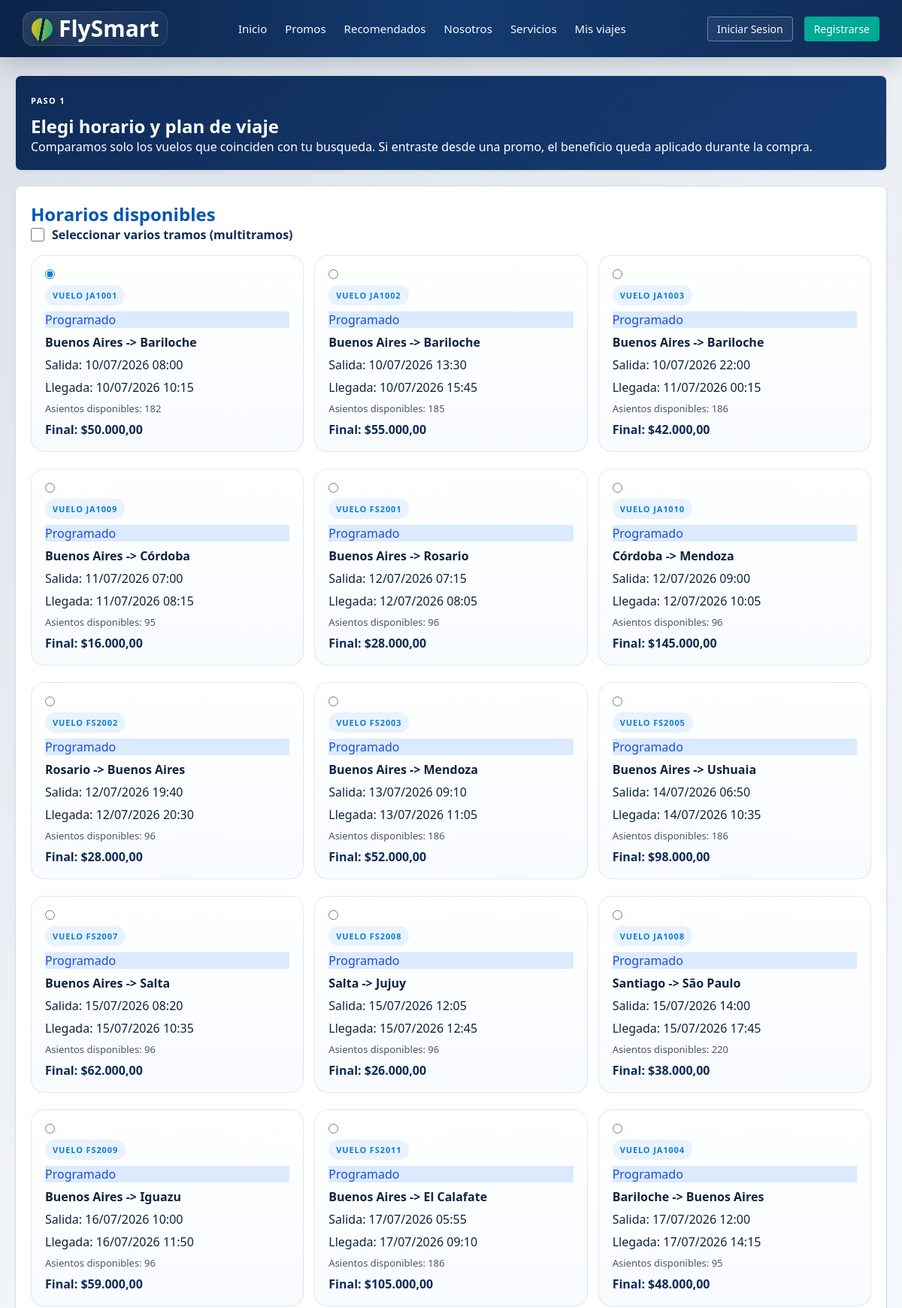
The app's page /consultas/proceso_compra/vuelos.php (upper part) with its own data.
### tables this page shows
CREATE TABLE `vuelos` (
  `id_vuelo` int(11) NOT NULL AUTO_INCREMENT,
  `numero_vuelo` varchar(20) NOT NULL,
  `id_avion` int(11) NOT NULL,
  `origen_iata` varchar(3) NOT NULL,
  `destino_iata` varchar(3) NOT NULL,
  `fecha_salida` datetime NOT NULL,
  `fecha_llegada` datetime NOT NULL,
  `precio_base_vuelo` decimal(10,2) NOT NULL,
  `estado_vuelo` varchar(20) NOT NULL,
  PRIMARY KEY (`id_vuelo`),
  KEY `id_avion` (`id_avion`),
  KEY `origen_iata` (`origen_iata`),
  KEY `destino_iata` (`destino_iata`),
  CONSTRAINT `fk_vuelos_avion` FOREIGN KEY (`id_avion`) REFERENCES `aviones` (`id_avion`),
  CONSTRAINT `fk_vuelos_destino` FOREIGN KEY (`destino_iata`) REFERENCES `aeropuertos` (`codigo_iata`),
  CONSTRAINT `fk_vuelos_origen` FOREIGN KEY (`origen_iata`) REFERENCES `aeropuertos` (`codigo_iata`)
);

### consultas/proceso_compra/vuelos.php (the view, shortened to what this page needs)
<?php
require_once '../../config/conexion.php';
$tipoViaje = $_GET['tipo_viaje'] ?? 'ida_vuelta';
$origen = strtoupper(trim($_GET['origen'] ?? ''));
$destino = strtoupper(trim($_GET['destino'] ?? ''));
$fechaIda = trim($_GET['fecha_ida'] ?? '');
$codigoPromo = strtoupper(trim($_GET['codigo_promo'] ?? $_GET['promo'] ?? ''));
$segmentosBusqueda = [];
$multitramos = $tipoViaje === 'multitramos' || !empty($_GET['multitramos']);
$erroresBusqueda = [];
$promos = [
    'BARILO20' => [
        'titulo' => '20% OFF en Bariloche',
        'descripcion' => 'Descuento aplicado a vuelos con destino Bariloche.',
        'destino' => 'BRC',
        'descuento' => 0.20,
    ],
    'EQUIPAJEGRATIS' => [
        'titulo' => 'Equipaje gratis',
        'descripcion' => 'El beneficio se aplicara en el paso de equipaje.',
        'destino' => '',
        'descuento' => 0,
    ],
    'CORDOBA2X1' => [
        'titulo' => '2x1 a Cordoba',
        'descripcion' => 'Promocion preparada para dos pasajeros hacia Cordoba.',
        'destino' => 'COR',
        'descuento' => 0.50,
    ],
];
$promoActiva = $promos[$codigoPromo] ?? null;
function buscarVuelos(PDO $pdo, string $origen, string $destino, string $fechaIda): array {
    $sql = "
        SELECT v.id_vuelo, v.numero_vuelo, v.fecha_salida, v.fecha_llegada, v.precio_base_vuelo, v.estado_vuelo,
               origen.ciudad AS origen_ciudad, origen.codigo_iata AS origen_iata,
               destino.ciudad AS destino_ciudad, destino.codigo_iata AS destino_iata,
               av.capacidad,
               COALESCE(COUNT(t.id_ticket), 0) AS asientos_vendidos,
               (av.capacidad - COALESCE(COUNT(t.id_ticket), 0)) AS asientos_disponibles
        FROM vuelos v
        INNER JOIN aeropuertos origen ON origen.codigo_iata = v.origen_iata
        INNER JOIN aeropuertos destino ON destino.codigo_iata = v.destino_iata
        INNER JOIN aviones av ON av.id_avion = v.id_avion
        LEFT JOIN tickets_detalle t ON t.id_vuelo = v.id_vuelo
        WHERE 1 = 1
    ";
    $params = [];
    $sql .= " GROUP BY v.id_vuelo, v.numero_vuelo, v.fecha_salida, v.fecha_llegada, v.precio_base_vuelo, v.estado_vuelo,
               origen.ciudad, origen.codigo_iata, destino.ciudad, destino.codigo_iata, av.capacidad
              ORDER BY v.fecha_salida ASC";
    $stmt = $pdo->prepare($sql);
    $stmt->execute($params);
    return $stmt->fetchAll(PDO::FETCH_ASSOC);
}
if (!empty($erroresBusqueda)) {
    $vuelos = [];
} else {
    $vuelos = buscarVuelos($pdo, $origen, $destino, $fechaIda);
}
$primerVuelo = $vuelos[0] ?? null;
function estadoClaseVuelo(string $estado): string {
    $estado = strtolower($estado);
    return 'status-scheduled';
}
include_once '../../includes/header.php';
?>
<section class="contenedor-vuelos">
    <div class="main-content">
        <div class="card hero-step" id="vuelos-disponibles">
            <p class="eyebrow">Paso 1</p>
            <h2>Elegi horario y plan de viaje</h2>
            <p>Comparamos solo los vuelos que coinciden con tu busqueda. Si entraste desde una promo, el beneficio queda aplicado durante la compra.</p>
        </div>
        <form action="equipaje.php" method="POST">
            <div class="card">
                <h2>Horarios disponibles</h2>
                <label class="multitramos-toggle">
                    <input type="checkbox" name="multitramos" value="1" <?= $multitramos ? 'checked' : '' ?>>
                    <span>Seleccionar varios tramos (multitramos)</span>
                </label>
                <?php if (empty($vuelos)): ?>
                    <div class="empty-state">
                        <h3><?= !empty($erroresBusqueda) ? 'Hay datos para corregir' : 'No encontramos vuelos para esos filtros' ?></h3>
                        <?php if (!empty($erroresBusqueda)): ?>
                            <?php foreach (array_unique($erroresBusqueda) as $errorBusqueda): ?>
                                <p><?= htmlspecialchars($errorBusqueda, ENT_QUOTES, 'UTF-8') ?></p>
                            <?php endforeach; ?>
                        <?php else: ?>
                            <p>Proba con otro origen, destino o fecha.</p>
                        <?php endif; ?>
                        <br>
                        <a href="../../index.php#buscador" class="btn-continuar empty-link">Volver al buscador</a>
                    </div>
                <?php else: ?>
                    <div class="grid-vuelos">
                        <?php foreach($vuelos as $v): ?>
                            <?php
                                $precioBase = (float)$v['precio_base_vuelo'];
                                $precioFinal = $promoActiva ? $precioBase * (1 - (float)$promoActiva['descuento']) : $precioBase;
                                $asientosDisponibles = (int)($v['asientos_disponibles'] ?? 18);
                                $disponible = $asientosDisponibles > 0;
                                $selectorName = $multitramos ? 'id_vuelo[]' : 'id_vuelo';
                                $selectorType = $multitramos ? 'checkbox' : 'radio';
                            ?>
                            <label class="opcion-vuelo <?= $disponible ? '' : 'vuelo-no-disponible' ?>">
                                <input type="<?= $selectorType ?>" name="<?= $selectorName ?>" value="<?= htmlspecialchars((string)$v['id_vuelo'], ENT_QUOTES, 'UTF-8') ?>" <?= $multitramos ? '' : 'required' ?> <?= ($primerVuelo && $v['id_vuelo'] === $primerVuelo['id_vuelo']) ? 'checked' : '' ?> <?= $disponible ? '' : 'disabled' ?>>
                                <span class="badge-vuelo">Vuelo <?= htmlspecialchars($v['numero_vuelo'], ENT_QUOTES, 'UTF-8') ?></span>
                                <span class="status-pill <?= estadoClaseVuelo($v['estado_vuelo']) ?>"><?= htmlspecialchars($v['estado_vuelo'], ENT_QUOTES, 'UTF-8') ?></span>
                                <strong><?= htmlspecialchars($v['origen_ciudad'] . ' -> ' . $v['destino_ciudad'], ENT_QUOTES, 'UTF-8') ?></strong>
                                <p>Salida: <?= date('d/m/Y H:i', strtotime($v['fecha_salida'])) ?></p>
                                <p>Llegada: <?= date('d/m/Y H:i', strtotime($v['fecha_llegada'])) ?></p>
                                <span class="asientos-disponibles">Asientos disponibles: <?= $asientosDisponibles ?></span>
                                <span class="precio-vuelo">Final: $<?= number_format($precioFinal, 2, ',', '.') ?></span>
                            </label>
                        <?php endforeach; ?>
                    </div>
                <?php endif; ?>
            </div>
        </form>
    </div>
</section>
</body>
</html>

### css/estilos.css (style rules this page uses)
:root { --primary-color: #0f2c59; --secondary-color: #00a896; --orange-color: #ff9f1c; --light-bg: #f4f6f9; --dark-text: #333; }
* { box-sizing: border-box; margin: 0; padding: 0; font-family: "Aptos", "Segoe UI", "Trebuchet MS", Arial, sans-serif; }
html { width: 100%; min-height: 100%; background: #081a34; }
body { width: 100%; min-height: 100vh; overflow-x: hidden; background-color: var(--light-bg); color: var(--dark-text); padding-bottom: 0; }
.main-content { flex: 3; }
.card { background: white; padding: 25px; border-radius: 8px; box-shadow: 0 2px 10px rgba(0,0,0,0.05); margin-bottom: 20px; }
body { font-family: "Aptos", "Segoe UI", "Trebuchet MS", Arial, sans-serif; background: radial-gradient(circle at top left, rgba(15, 44, 89, 0.12), transparent 30%), linear-gradient(180deg, #f7f9fc 0%, #eef4fb 100%); color: #10233f; }
.service-card, .card, .trip-card, .travel-card, .about-panel { border: 1px solid rgba(15, 44, 89, 0.08); box-shadow: 0 18px 45px rgba(15, 44, 89, 0.08); border-radius: 20px; background: rgba(255, 255, 255, 0.94); }
.card { padding: 28px; }
.eyebrow { display: inline-flex; align-items: center; gap: 8px; text-transform: uppercase; letter-spacing: 0.12em; font-size: 11px; color: #0d7fd4; font-weight: 800; margin-bottom: 10px; }
html, body { min-height: 100%; }
body { min-height: 100vh; display: flex; flex-direction: column; }
* { margin: 0; padding: 0; box-sizing: border-box; }

### css/proceso_compra/vuelos.css (style rules this page uses)
.contenedor-vuelos { display: grid; grid-template-columns: 2fr 1fr; gap: 20px; max-width: 1200px; margin: 20px auto; padding: 0 20px; font-family: sans-serif; }
.card { border: 1px solid #ddd; padding: 20px; border-radius: 8px; margin-bottom: 20px; background: #fff; box-shadow: 0 2px 4px rgba(0,0,0,0.05); }
.card h2 { color: #0056b3; margin-top: 0; }
.opcion-vuelo { display: block; border: 1px solid #ccc; padding: 12px; margin-bottom: 8px; border-radius: 6px; cursor: pointer; background: #fff; transition: background 0.2s, border-color 0.2s; }
.contenedor-vuelos { display: grid; grid-template-columns: minmax(0, 1fr); gap: 22px; width: min(100%, 1440px); max-width: 1440px; margin: 24px auto; padding: 0 20px; }
.hero-step { background: linear-gradient(135deg, #0f2c59, #163c73); color: #fff; }
.hero-step h2, .hero-step p { color: #fff; }
.grid-vuelos, .grid-planes { display: grid; grid-template-columns: repeat(auto-fit, minmax(280px, 1fr)); gap: 14px; }
.multitramos-toggle { display: flex; align-items: center; gap: 10px; margin-bottom: 16px; font-weight: 700; color: #0f2c59; }
.multitramos-toggle input { width: 18px; height: 18px; accent-color: #0d7fd4; }
.asientos-disponibles { font-size: 13px; color: #4b5563; }
.opcion-vuelo, .opcion-plan { border: 1px solid rgba(15, 44, 89, 0.1); border-radius: 18px; padding: 18px; background: linear-gradient(180deg, #ffffff, #f8fbff); cursor: pointer; transition: transform 0.2s ease, box-shadow 0.2s ease, border-color 0.2s ease; display: flex; flex-direction: column; gap: 8px; min-height: 170px; }
.opcion-vuelo input, .opcion-plan input { align-self: flex-start; accent-color: #0d7fd4; }
.badge-vuelo { align-self: flex-start; display: inline-flex; padding: 6px 10px; border-radius: 999px; background: #e9f2ff; color: #0d7fd4; font-size: 11px; font-weight: 800; text-transform: uppercase; letter-spacing: 0.08em; }
.precio-vuelo { color: #0f2c59; font-weight: 800; }
.status-pill.status-scheduled { background: #dbeafe; color: #1d4ed8; }

### records on screen
vuelos: id_vuelo "☑ VUELO JA1001 Programado Buenos", numero_vuelo "JA1001", estado_vuelo "Programado", destino_ciudad "Buenos Aires -> Bariloche", fecha_salida "10/07/2026 08:00", fecha_llegada "10/07/2026 10:15", asientosDisponibles "182", precio_base_vuelo "50.000,00"
vuelos: id_vuelo "☐ VUELO JA1002 Programado Buenos", numero_vuelo "JA1002", estado_vuelo "Programado", destino_ciudad "Buenos Aires -> Bariloche", fecha_salida "10/07/2026 13:30", fecha_llegada "10/07/2026 15:45", asientosDisponibles "185", precio_base_vuelo "55.000,00"
vuelos: id_vuelo "☐ VUELO JA1003 Programado Buenos", numero_vuelo "JA1003", estado_vuelo "Programado", destino_ciudad "Buenos Aires -> Bariloche", fecha_salida "10/07/2026 22:00", fecha_llegada "11/07/2026 00:15", asientosDisponibles "186", precio_base_vuelo "42.000,00"
vuelos: id_vuelo "☐ VUELO JA1009 Programado Buenos", numero_vuelo "JA1009", estado_vuelo "Programado", destino_ciudad "Buenos Aires -> Córdoba", fecha_salida "11/07/2026 07:00", fecha_llegada "11/07/2026 08:15", asientosDisponibles "95", precio_base_vuelo "16.000,00"
vuelos: id_vuelo "☐ VUELO FS2001 Programado Buenos", numero_vuelo "FS2001", estado_vuelo "Programado", destino_ciudad "Buenos Aires -> Rosario", fecha_salida "12/07/2026 07:15", fecha_llegada "12/07/2026 08:05", asientosDisponibles "96", precio_base_vuelo "28.000,00"
vuelos: id_vuelo "☐ VUELO JA1010 Programado Córdob", numero_vuelo "JA1010", estado_vuelo "Programado", destino_ciudad "Córdoba -> Mendoza", fecha_salida "12/07/2026 09:00", fecha_llegada "12/07/2026 10:05", asientosDisponibles "96", precio_base_vuelo "145.000,00"
vuelos: id_vuelo "☐ VUELO FS2002 Programado Rosari", numero_vuelo "FS2002", estado_vuelo "Programado", destino_ciudad "Rosario -> Buenos Aires", fecha_salida "12/07/2026 19:40", fecha_llegada "12/07/2026 20:30", asientosDisponibles "96", precio_base_vuelo "28.000,00"
vuelos: id_vuelo "☐ VUELO FS2003 Programado Buenos", numero_vuelo "FS2003", estado_vuelo "Programado", destino_ciudad "Buenos Aires -> Mendoza", fecha_salida "13/07/2026 09:10", fecha_llegada "13/07/2026 11:05", asientosDisponibles "186", precio_base_vuelo "52.000,00"
vuelos: id_vuelo "☐ VUELO FS2005 Programado Buenos", numero_vuelo "FS2005", estado_vuelo "Programado", destino_ciudad "Buenos Aires -> Ushuaia", fecha_salida "14/07/2026 06:50", fecha_llegada "14/07/2026 10:35", asientosDisponibles "186", precio_base_vuelo "98.000,00"
vuelos: id_vuelo "☐ VUELO FS2007 Programado Buenos", numero_vuelo "FS2007", estado_vuelo "Programado", destino_ciudad "Buenos Aires -> Salta", fecha_salida "15/07/2026 08:20", fecha_llegada "15/07/2026 10:35", asientosDisponibles "96", precio_base_vuelo "62.000,00"
vuelos: id_vuelo "☐ VUELO FS2008 Programado Salta", numero_vuelo "FS2008", estado_vuelo "Programado", destino_ciudad "Salta -> Jujuy", fecha_salida "15/07/2026 12:05", fecha_llegada "15/07/2026 12:45", asientosDisponibles "96", precio_base_vuelo "26.000,00"
vuelos: id_vuelo "☐ VUELO JA1008 Programado Santia", numero_vuelo "JA1008", estado_vuelo "Programado", destino_ciudad "Santiago -> São Paulo", fecha_salida "15/07/2026 14:00", fecha_llegada "15/07/2026 17:45", asientosDisponibles "220", precio_base_vuelo "38.000,00"
vuelos: id_vuelo "☐ VUELO FS2009 Programado Buenos", numero_vuelo "FS2009", estado_vuelo "Programado", destino_ciudad "Buenos Aires -> Iguazu", fecha_salida "16/07/2026 10:00", fecha_llegada "16/07/2026 11:50", asientosDisponibles "96", precio_base_vuelo "59.000,00"
vuelos: id_vuelo "☐ VUELO FS2011 Programado Buenos", numero_vuelo "FS2011", estado_vuelo "Programado", destino_ciudad "Buenos Aires -> El Calafate", fecha_salida "17/07/2026 05:55", fecha_llegada "17/07/2026 09:10", asientosDisponibles "186", precio_base_vuelo "105.000,00"
vuelos: id_vuelo "☐ VUELO JA1004 Programado Barilo", numero_vuelo "JA1004", estado_vuelo "Programado", destino_ciudad "Bariloche -> Buenos Aires", fecha_salida "17/07/2026 12:00", fecha_llegada "17/07/2026 14:15", asientosDisponibles "95", precio_base_vuelo "48.000,00"
